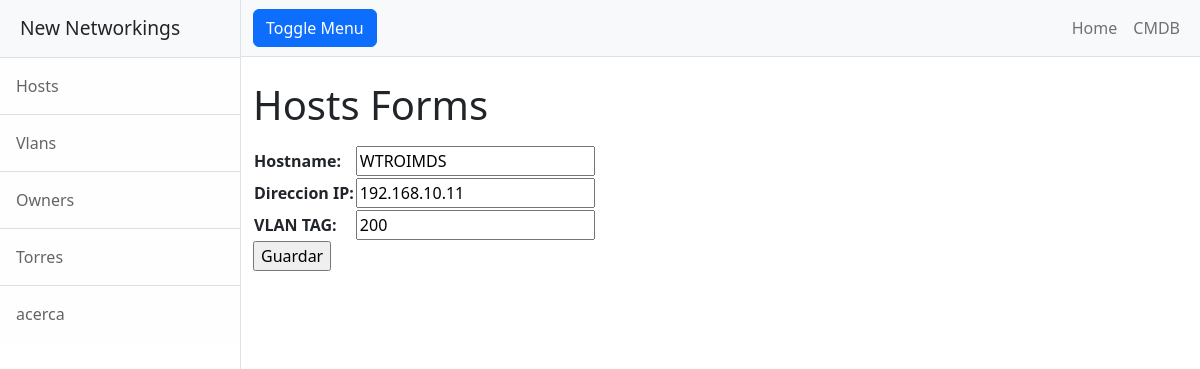
The page /hostsUpdate/4 on the database as committed earlier.
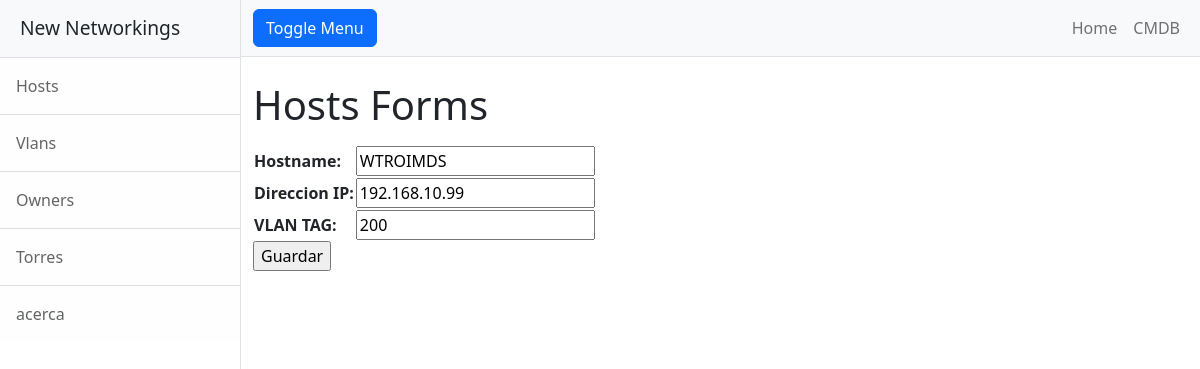
The same page on the database as committed later.
### entidades/models.py (models this page shows)
class Hosts(models.Model):
    host_name = models.CharField(max_length=50)
    host_ip = models.CharField(max_length=18)
    host_vlan = models.IntegerField()

### entidades/views.py (the view)
# urls.py: path('hostsUpdate/<id_hosts>', hostsUpdate, name="hostsUpdate"),
def hostsUpdate(request, id_hosts):
    hosts = Hosts.objects.get(id=id_hosts)
    if request.method == "POST":
        miForm = HostsForm(request.POST)
        if miForm.is_valid():
            hosts.host_name = miForm.cleaned_data.get("host_name")
            hosts.host_ip = miForm.cleaned_data.get("host_ip")
            hosts.host_vlan = miForm.cleaned_data.get("host_vlan")
            hosts.save()
            contexto = {"hosts": Hosts.objects.all() }
            return render(request, "entidades/hosts.html", contexto)
    else:
        miForm = HostsForm(initial={"host_name": hosts.host_name, "host_ip": hosts.host_ip, "host_vlan":hosts.host_vlan })
    return render(request, "entidades/hostsForm.html", {"form": miForm})

### entidades/forms.py
class HostsForm(forms.Form):
    host_name = forms.CharField(max_length=50, required=True, label="Hostname")
    host_ip = forms.CharField(required=True, label="Direccion IP")
    host_vlan = forms.IntegerField(required=True, label="VLAN TAG")

### entidades/templates/entidades/hostsForm.html (shortened to what this page needs)
{% extends "entidades/index.html" %}
{% block titulo %}
 <h1 class="mt-4"> Hosts Forms</h1>
{% endblock titulo %}
{% block contenido %}
<form action="" method="post">
    <table>
        {{ form.as_table }}
    </table>
    <input type="submit" value="Guardar">
</form>
{% endblock contenido %}

Rows that differ between the two databases and show on the page:
changed Hosts "WTROIMDS": host_ip "192.168.10.11" → "192.168.10.99"
